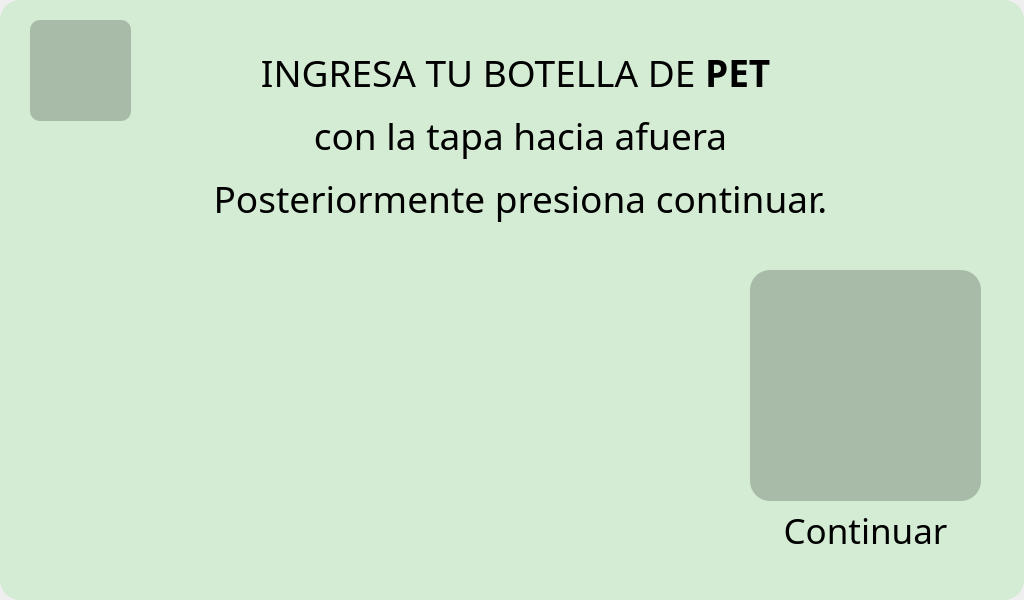
<?xml version="1.0" encoding="UTF-8"?>
<ui version="4.0">
 <class>ingresopet</class>
 <widget class="QMainWindow" name="ingresopet">
  <property name="geometry">
   <rect>
    <x>0</x>
    <y>0</y>
    <width>1024</width>
    <height>600</height>
   </rect>
  </property>
  <property name="font">
   <font>
    <family>MS UI Gothic</family>
   </font>
  </property>
  <property name="cursor">
   <cursorShape>ArrowCursor</cursorShape>
  </property>
  <property name="contextMenuPolicy">
   <enum>Qt::ActionsContextMenu</enum>
  </property>
  <property name="windowTitle">
   <string>PET-EATER</string>
  </property>
  <property name="windowIcon">
   <iconset theme="PET">
    <normaloff>:/icono/PET.png</normaloff>:/icono/PET.png</iconset>
  </property>
  <property name="styleSheet">
   <string notr="true"/>
  </property>
  <widget class="QWidget" name="centralwidget">
   <widget class="QFrame" name="fondo">
    <property name="geometry">
     <rect>
      <x>0</x>
      <y>0</y>
      <width>1024</width>
      <height>600</height>
     </rect>
    </property>
    <property name="styleSheet">
     <string notr="true">QFrame{
	
	
	background-color: rgb(212, 236, 212);
	border-radius:20px;
}</string>
    </property>
    <property name="frameShape">
     <enum>QFrame::StyledPanel</enum>
    </property>
    <property name="frameShadow">
     <enum>QFrame::Raised</enum>
    </property>
    <widget class="QLabel" name="label">
     <property name="geometry">
      <rect>
       <x>150</x>
       <y>40</y>
       <width>741</width>
       <height>191</height>
      </rect>
     </property>
     <property name="font">
      <font>
       <family>Century Gothic</family>
       <pointsize>21</pointsize>
       <weight>50</weight>
       <bold>false</bold>
      </font>
     </property>
     <property name="layoutDirection">
      <enum>Qt::LeftToRight</enum>
     </property>
     <property name="frameShape">
      <enum>QFrame::NoFrame</enum>
     </property>
     <property name="frameShadow">
      <enum>QFrame::Plain</enum>
     </property>
     <property name="text">
      <string>&lt;html&gt;&lt;head/&gt;&lt;body&gt;&lt;p&gt;&lt;span style=&quot; font-size:28pt;&quot;&gt;INGRESA TU BOTELLA DE &lt;/span&gt;&lt;span style=&quot; font-size:28pt; font-weight:600;&quot;&gt;PET &lt;/span&gt;&lt;/p&gt;&lt;p&gt;&lt;span style=&quot; font-size:28pt;&quot;&gt;con la tapa hacia afuera&lt;/span&gt;&lt;/p&gt;&lt;p&gt;&lt;span style=&quot; font-size:28pt;&quot;&gt;Posteriormente presiona continuar.&lt;/span&gt;&lt;/p&gt;&lt;/body&gt;&lt;/html&gt;</string>
     </property>
     <property name="alignment">
      <set>Qt::AlignCenter</set>
     </property>
    </widget>
    <widget class="QFrame" name="frame">
     <property name="geometry">
      <rect>
       <x>30</x>
       <y>250</y>
       <width>671</width>
       <height>281</height>
      </rect>
     </property>
     <property name="styleSheet">
      <string notr="true">image: url(:/imagenes/ingresobotella.png);</string>
     </property>
     <property name="frameShape">
      <enum>QFrame::StyledPanel</enum>
     </property>
     <property name="frameShadow">
      <enum>QFrame::Raised</enum>
     </property>
    </widget>
    <widget class="QPushButton" name="continuar">
     <property name="geometry">
      <rect>
       <x>750</x>
       <y>270</y>
       <width>231</width>
       <height>231</height>
      </rect>
     </property>
     <property name="font">
      <font>
       <family>Century Gothic</family>
       <pointsize>26</pointsize>
      </font>
     </property>
     <property name="styleSheet">
      <string notr="true">background-color: rgb(168, 186, 168);
image: url(:/imagenes/continuar.png);
border-radius:20px;</string>
     </property>
     <property name="text">
      <string/>
     </property>
    </widget>
    <widget class="QPushButton" name="regresar">
     <property name="geometry">
      <rect>
       <x>30</x>
       <y>20</y>
       <width>101</width>
       <height>101</height>
      </rect>
     </property>
     <property name="styleSheet">
      <string notr="true">color: rgb(167, 186, 167);
image: url(:/imagenes/regresar.png);
background-color: rgb(168, 186, 168);
border-radius:10px;</string>
     </property>
     <property name="text">
      <string/>
     </property>
    </widget>
    <widget class="QLabel" name="label_2">
     <property name="geometry">
      <rect>
       <x>760</x>
       <y>510</y>
       <width>211</width>
       <height>41</height>
      </rect>
     </property>
     <property name="font">
      <font>
       <family>Century Gothic</family>
       <pointsize>26</pointsize>
      </font>
     </property>
     <property name="text">
      <string>Continuar</string>
     </property>
     <property name="alignment">
      <set>Qt::AlignCenter</set>
     </property>
    </widget>
    <zorder>label</zorder>
    <zorder>continuar</zorder>
    <zorder>regresar</zorder>
    <zorder>label_2</zorder>
    <zorder>frame</zorder>
   </widget>
  </widget>
 </widget>
 <resources>
  <include location="imag.qrc"/>
 </resources>
 <connections/>
</ui>
